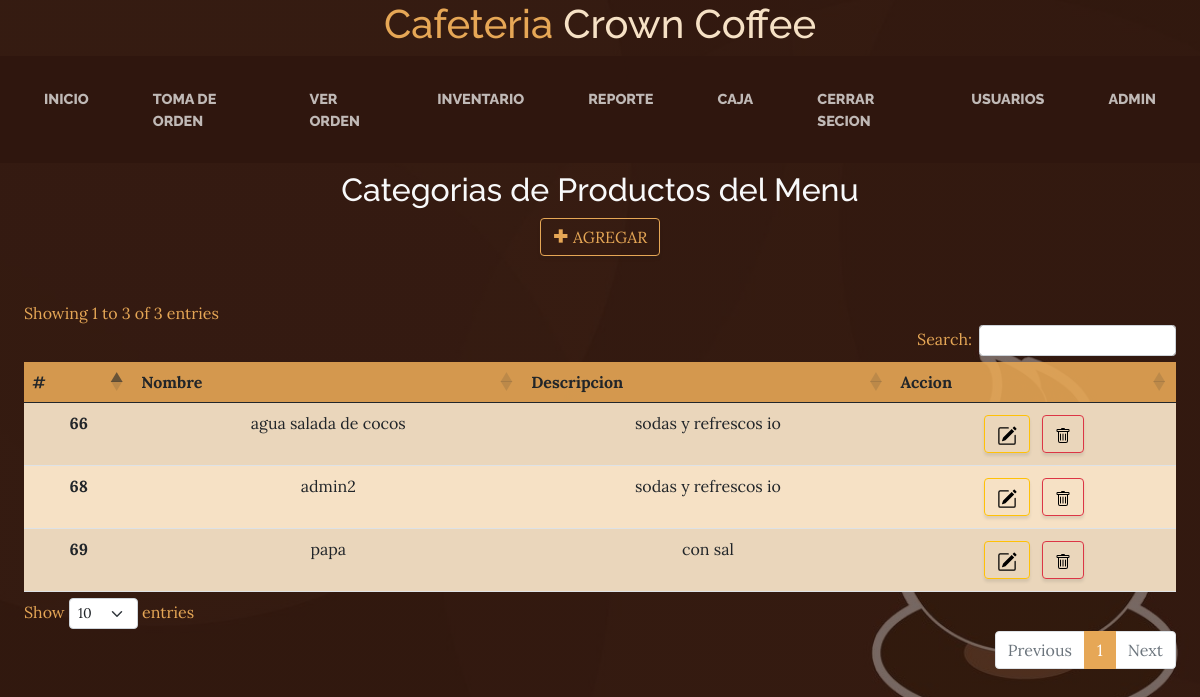
/inv-alm-categoria.php (signed in), run on the app's committed database.
### tables this page shows
CREATE TABLE `categoria_prod_menu` (
  `id_cat_prod_menu` int(11) NOT NULL,
  `nombre_cat` varchar(100) NOT NULL,
  `descripcion_cat` varchar(255) DEFAULT NULL
);

### inv-alm-categoria.php (the view, shortened to what this page needs)
<?php
    include("db.php");
?>
<?php include("includes/header.php"); ?>
<?php include("includes/nav.php"); ?>
    <div class="container-fluid px-4 py-2 text-center">
        <h2 class="text-light">Categorias de Productos del Menu</h2>
        <button type="button" class="btn btn-outline-primary btn-md" data-bs-toggle="modal" data-bs-target="#modal_agregar"> <i class='bx bx-plus-medical'></i> AGREGAR </button>
    </div>
    <div class="container-fluid p-4 table-responsive-lg text-primary">
        <table class="table table-striped text-center" id="datatable">
            <thead class="cta">
                <tr>
                    <th scope="col">#</th>
                    <th scope="col">Nombre</th>
                    <th scope="col">Descripcion</th>
                    <th scope="col">Accion</th>
                </tr>
            </thead>
            <tbody class="bg-faded">
                <?php
                    $categoria = "SELECT * FROM categoria_prod_menu";
                    $resultado = mysqli_query($conexion, $categoria);
                    while($row=mysqli_fetch_assoc($resultado)){
                ?>
                <tr>
                    <th scope="row"><?php echo $row["id_cat_prod_menu"] ?></th>
                    <td><?php echo $row["nombre_cat"] ?></td>
                    <td><?php echo $row["descripcion_cat"] ?></td>
                    <td>
                        <a class="btn btn-outline-warning m-1" href="" data-bs-toggle="modal" data-bs-target="#modal_editar<?php echo $row["id_cat_prod_menu"]; ?>" data-bs-whatever="@mdo">
                            <img class="d-line" src="img/pencil-square.svg" alt="">
                        </a>
                        <a class="btn btn-outline-danger m-1" href="" data-bs-toggle="modal" data-bs-target="#modal_eliminar<?php echo $row["id_cat_prod_menu"]; ?>" data-bs-whatever="@mdo">
                            <img class="d-inline" src="img/trash.svg" alt="">
                        </a>
                    </td>
                </tr>
                <?php
                    }
                ?>
            </tbody>
        </table>
    </div>
    <?php include("includes/footer.php"); ?>

### data on the page
categoria_prod_menu: id_cat_prod_menu "66", nombre_cat "agua salada de cocos", descripcion_cat "sodas y refrescos io"
categoria_prod_menu: id_cat_prod_menu "68", nombre_cat "admin2", descripcion_cat "sodas y refrescos io"
categoria_prod_menu: id_cat_prod_menu "69", nombre_cat "papa", descripcion_cat "con sal"

### other printed values
$_SESSION['usuario'] "ADMIN"
